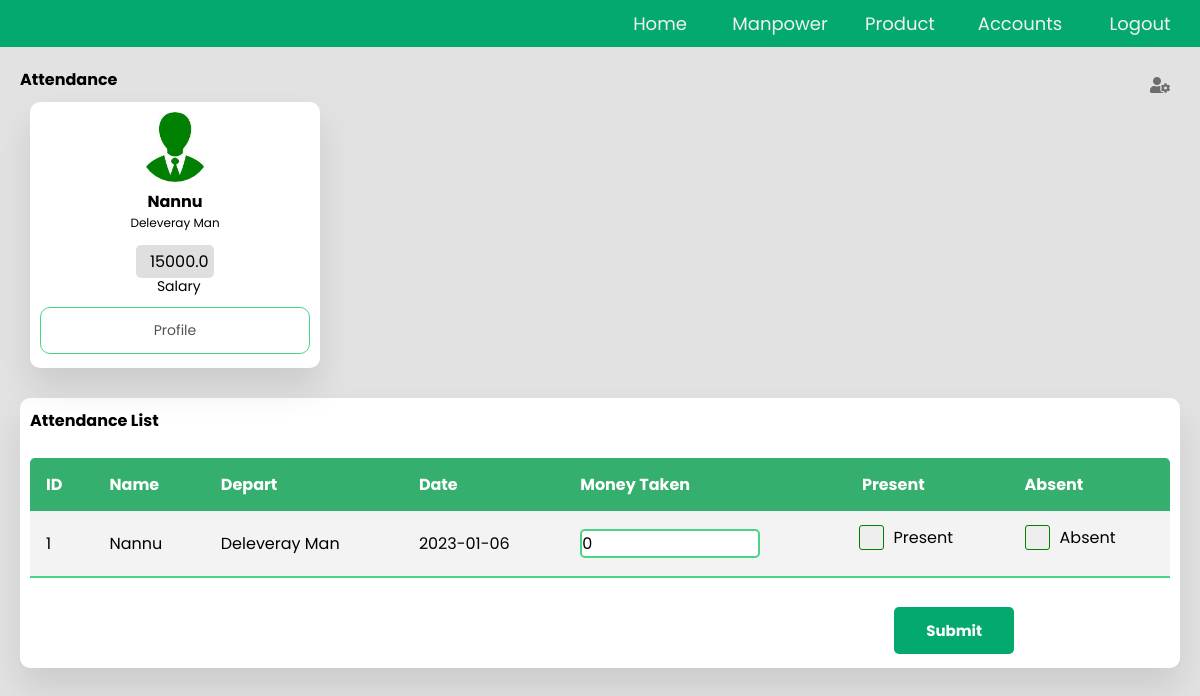
/attendance/ (signed in), run on an earlier commit of the app's database.
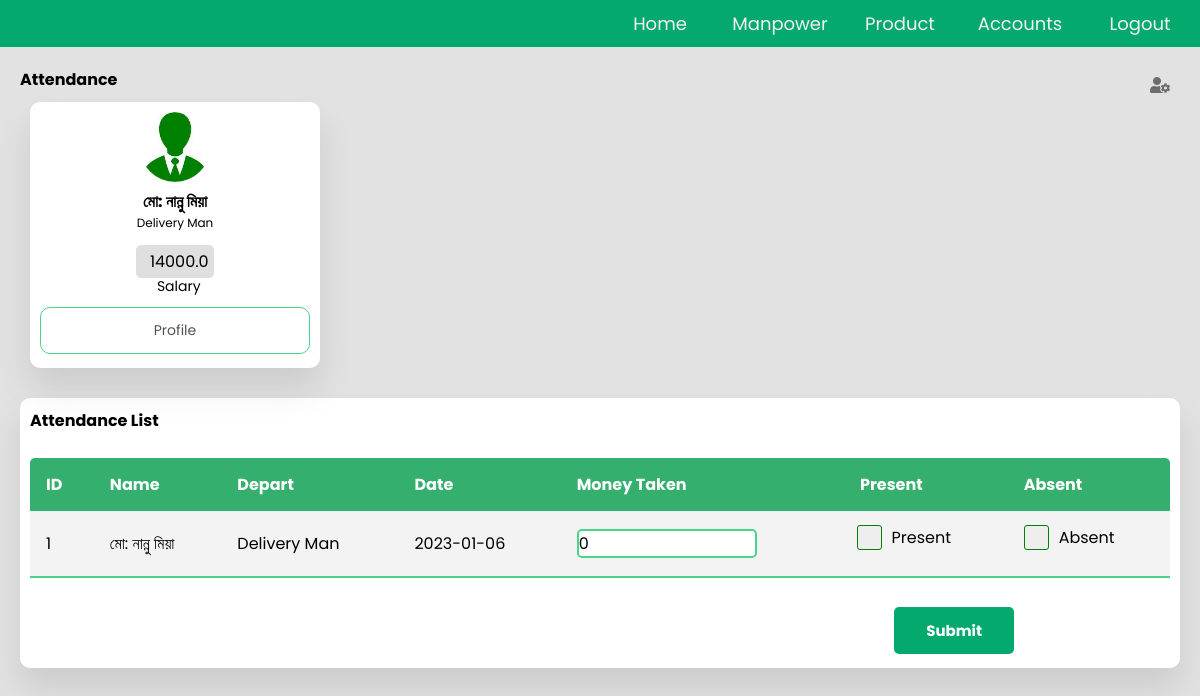
And on a later commit of the database.
### manpower/models.py (models this page shows, shortened)
class Employee(models.Model):
    name = models.CharField(blank=True,null=True,max_length=50)
    department = models.CharField(blank=True,null=True,max_length=100)
    fixed_salary =  models.FloatField(blank=True,null=True,default=0.00)

### manpower/views.py (the view)
# urls.py: path('', emp_attendance, name='empAttendance'),
@login_required
def emp_attendance(request):
    date_time_maker()
    emp_model = Employee.objects.all().order_by("-id")
    attend_model = Attendance.objects.all().order_by("-id")
    return render(request,'attendance.html',{"emp_model":emp_model,"today_date":today_date, "attend_model":attend_model})

### manpower/views.py (called while the page is built)
def date_time_maker():
    global today_date
    global first_day
    country_time_zone = pytz.timezone('Asia/Dhaka')
    country_time = datetime.now(country_time_zone)
    today_date = str(country_time).split(' ')[0]
    first_day = country_time.replace(day=1)
    first_day = str(first_day).split(' ')[0]

### templates/attendance.html (shortened to what this page needs)
{%load static%}
<!DOCTYPE html>
<html lang="en">
<head>
  <link rel="stylesheet" href="https://cdnjs.cloudflare.com/ajax/libs/font-awesome/5.15.4/css/all.min.css"/>
  <link href="{% static '/css/attendance_profile.css' %}" rel="stylesheet" type="text/css">
</head>
<body>
 <div class="topnav">
       <a href="{% url 'accounts:ownerLogOut' %}">Logout</a>
    <a href="{% url 'products:accountsSection' %}">Accounts</a>
    <a href="{% url 'products:morningEvening' %}">Product</a>
    <a href="{% url 'manpower:empAttendance' %}">Manpower</a>
       <a href="{% url 'products:home' %}">Home</a>
  </div>
<div class="container">
    <section class="main">
      <div class="main-top">
        <h1>Attendance</h1>
        <i class="fas fa-user-cog"></i>
      </div>
        <div class="usersEmployee">
            {% for emp_obj in emp_model %}
                 <div class="card">
                    <img src="{% static 'images/pro_icon.jpg' %}">
                    <h4>{{ emp_obj.name }}</h4>
                    <p>{{ emp_obj.department }}</p>
                    <div class="per">
                      <table>
                        <tr>
                          <td><span>&nbsp;&nbsp;{{ emp_obj.fixed_salary }}</span></td>
                        </tr>
                        <tr>
                          <td> &nbsp;&nbsp;Salary</td>
                        </tr>
                      </table>
                    </div>
                    <button><a href="{% url 'manpower:empProfile' pk=emp_obj.pk %}">Profile</a></button>
                 </div>
            {% endfor %}
        </div>
      <section class="attendance">
      <form action="{% url 'manpower:confirmAttend'%}" method="POST">
        <div class="attendance-list">
          <h1>Attendance List</h1>
          <table class="table">
            <thead>
              <tr>
                <th>ID</th>
                <th>Name</th>
                <th>Depart</th>
                <th>Date</th>
                <th>Money Taken</th>
                  <th>&nbsp;Present </th>
                  <th> Absent</th>
              </tr>
            </thead>
            <tbody>
            {% for emp_obj in emp_model %}
              <tr>
                <td>{{ forloop.counter }}</td>
                <td>{{ emp_obj.name }}</td>
                <td>{{ emp_obj.department }}</td>
                <td>{{ today_date }}</td>
                <td><input type="text" id="name" name="moneyTaken[]"  maxlength="10" size="10" value=0 ></td>
                 <td>
                     <label class="checkcontainer">Present
                         <span class="presentcheckmark"></span>
                     </label>
                 </td>
                 <td>
                     <label class="checkcontainer">Absent
                         <span class="checkmark"></span>
                     </label>
                 </td>
              </tr>
            {% endfor %}
            </tbody>
          </table>
          <div class="btncon">
            <input id="btn" type="submit" value="Submit">
          </div>
        </div>
      </form>
      </section>
    </section>
  </div>
</body>
</html>

### static/css/attendance_profile.css (style rules this page uses)
* { margin: 0; padding: 0; outline: none; border: none; text-decoration: none; box-sizing: border-box; font-family: "Poppins", sans-serif; font-size: 16px; }
body { background: rgb(226, 226, 226); }
a { position: relative; width: 280px; font-size: 14px; color: rgb(85, 83, 83); display: table; padding: 10px; }
.container { display: flex; }
.main { position: relative; padding: 20px; width: 100%; }
.main-top { display: flex; width: 100%; }
.main-top i { position: absolute; right: 0; margin: 10px 30px; color: rgb(110, 109, 109); cursor: pointer; }
.main .usersEmployee { display: flex; width: 100%; }
.usersEmployee .card { width: 25%; margin: 10px; background: #fff; text-align: center; border-radius: 10px; padding: 10px; box-shadow: 0 20px 35px rgba(0, 0, 0, 0.1); }
.usersEmployee .card img { width: 70px; height: 70px; border-radius: 50%; }
.usersEmployee .card h4 { text-transform: capitalize ; }
.usersEmployee .card p { font-size: 12px; margin-bottom: 15px; text-transform: capitalize ; }
.usersEmployee table { margin: auto; }
.usersEmployee .per span { padding: 5px; border-radius: 5px; background: rgb(223, 223, 223); }
.usersEmployee td { font-size: 14px; padding-right: 15px; padding-left: 15px; }
.usersEmployee .card button { width: 100%; margin-top: 8px; padding: 2px; cursor: pointer; border-radius: 10px; background: transparent; border: 1px solid #4AD489; }
.usersEmployee .card button a { width: 100%; border-radius: 3px; }
.attendance { margin-top: 20px; text-transform: capitalize; }
.attendance-list { width: 100%; padding: 10px; margin-top: 10px; background: #fff; border-radius: 10px; box-shadow: 0 20px 35px rgba(0, 0, 0, 0.1); }
.table { border-collapse: collapse; margin: 25px 0; font-size: 15px; min-width: 100%; overflow: hidden; border-radius: 5px 5px 0 0; }
table thead tr { color: #fff; background: #34AF6D; text-align: left; font-weight: bold; }
.table th, .table td { padding: 14px 16px; }
.table tbody tr { border-bottom: 1px solid #ddd; }
.table tbody tr:nth-of-type(odd) { background: #f3f3f3; }
.table tbody tr:last-of-type { border-bottom: 2px solid #4AD489; }
input[type=text] { box-sizing: border-box; border: 2px solid #4AD489; border-radius: 5px; }
input[type=button], input[type=submit], input[type=reset] { background-color: #04AA6D; color: white; padding: 12px 32px; text-decoration: none; margin: 4px 2px; cursor: pointer; border-radius: 5px; text-align: center; }
.btncon { text-align: right; margin-right: 13.5%; }
#btn { font-size: 15px; font-weight: bold; }
.topnav { background-color: #04AA6D; overflow: hidden; }
.topnav a { float: right; color: #f2f2f2; text-align: center; padding: 10px 12px; text-decoration: none; font-size: 18px; width: 10%; }
.checkcontainer { display: block; position: relative; padding-left: 35px; margin-bottom: 12px; cursor: pointer; -webkit-user-select: none; -moz-user-select: none; -ms-user-select: none; user-select: none; }
.checkmark { position: absolute; top: 0; left: 0; height: 25px; width: 25px; background-color: #eee; border: 1px solid green; border-radius: 3px; }
.presentcheckmark { position: absolute; top: 0; left: 0; height: 25px; width: 25px; background-color: #eee; border: 1px solid green; border-radius: 3px; }
.checkmark:after { content: ""; position: absolute; display: none; }
.presentcheckmark:after { content: ""; position: absolute; display: none; }
.checkcontainer .checkmark:after { left: 9px; top: 5px; width: 5px; height: 10px; border: solid white; border-width: 0 3px 3px 0; -webkit-transform: rotate(45deg); -ms-transform: rotate(45deg); transform: rotate(45deg); }
.checkcontainer .presentcheckmark:after { left: 9px; top: 5px; width: 5px; height: 10px; border: solid white; border-width: 0 3px 3px 0; -webkit-transform: rotate(45deg); -ms-transform: rotate(45deg); transform: rotate(45deg); }

What changed in the data, as far as the page shows it:
removed Employee: name "Nannu", department "Deleveray Man", fixed_salary "15000.0", today_date "2023-01-06"
added Employee: name "মো: নান্নু মিয়া", department "Delivery Man", fixed_salary "14000.0", today_date "2023-01-06"
